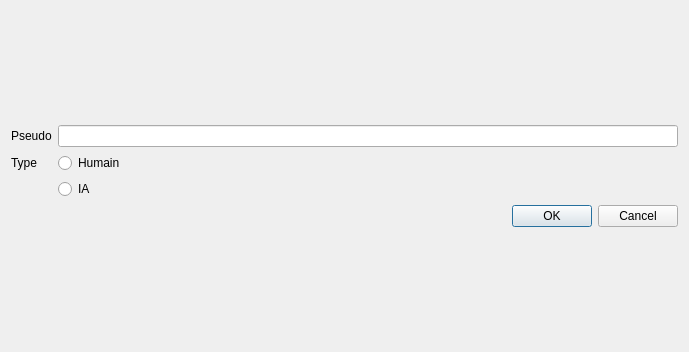
<?xml version="1.0" encoding="UTF-8"?>
<ui version="4.0">
 <class>DialogNouveauJoueur</class>
 <widget class="QDialog" name="DialogNouveauJoueur">
  <property name="geometry">
   <rect>
    <x>0</x>
    <y>0</y>
    <width>689</width>
    <height>352</height>
   </rect>
  </property>
  <property name="windowTitle">
   <string>Dialog</string>
  </property>
  <layout class="QGridLayout" name="gridLayout_2">
   <item row="0" column="1">
    <layout class="QGridLayout" name="gridLayout">
     <item row="1" column="1">
      <widget class="QLineEdit" name="lineEdit"/>
     </item>
     <item row="2" column="1">
      <widget class="QRadioButton" name="radioButton">
       <property name="text">
        <string>Humain</string>
       </property>
      </widget>
     </item>
     <item row="3" column="1">
      <widget class="QRadioButton" name="radioButton_2">
       <property name="text">
        <string>IA</string>
       </property>
      </widget>
     </item>
     <item row="1" column="0">
      <widget class="QLabel" name="label">
       <property name="text">
        <string>Pseudo</string>
       </property>
      </widget>
     </item>
     <item row="2" column="0">
      <widget class="QLabel" name="label_2">
       <property name="text">
        <string>Type</string>
       </property>
      </widget>
     </item>
     <item row="4" column="1">
      <widget class="QDialogButtonBox" name="buttonBox">
       <property name="orientation">
        <enum>Qt::Horizontal</enum>
       </property>
       <property name="standardButtons">
        <set>QDialogButtonBox::Cancel|QDialogButtonBox::Ok</set>
       </property>
      </widget>
     </item>
    </layout>
   </item>
  </layout>
 </widget>
 <resources/>
 <connections>
  <connection>
   <sender>buttonBox</sender>
   <signal>accepted()</signal>
   <receiver>DialogNouveauJoueur</receiver>
   <slot>accept()</slot>
   <hints>
    <hint type="sourcelabel">
     <x>248</x>
     <y>254</y>
    </hint>
    <hint type="destinationlabel">
     <x>157</x>
     <y>274</y>
    </hint>
   </hints>
  </connection>
  <connection>
   <sender>buttonBox</sender>
   <signal>rejected()</signal>
   <receiver>DialogNouveauJoueur</receiver>
   <slot>reject()</slot>
   <hints>
    <hint type="sourcelabel">
     <x>316</x>
     <y>260</y>
    </hint>
    <hint type="destinationlabel">
     <x>286</x>
     <y>274</y>
    </hint>
   </hints>
  </connection>
 </connections>
</ui>
